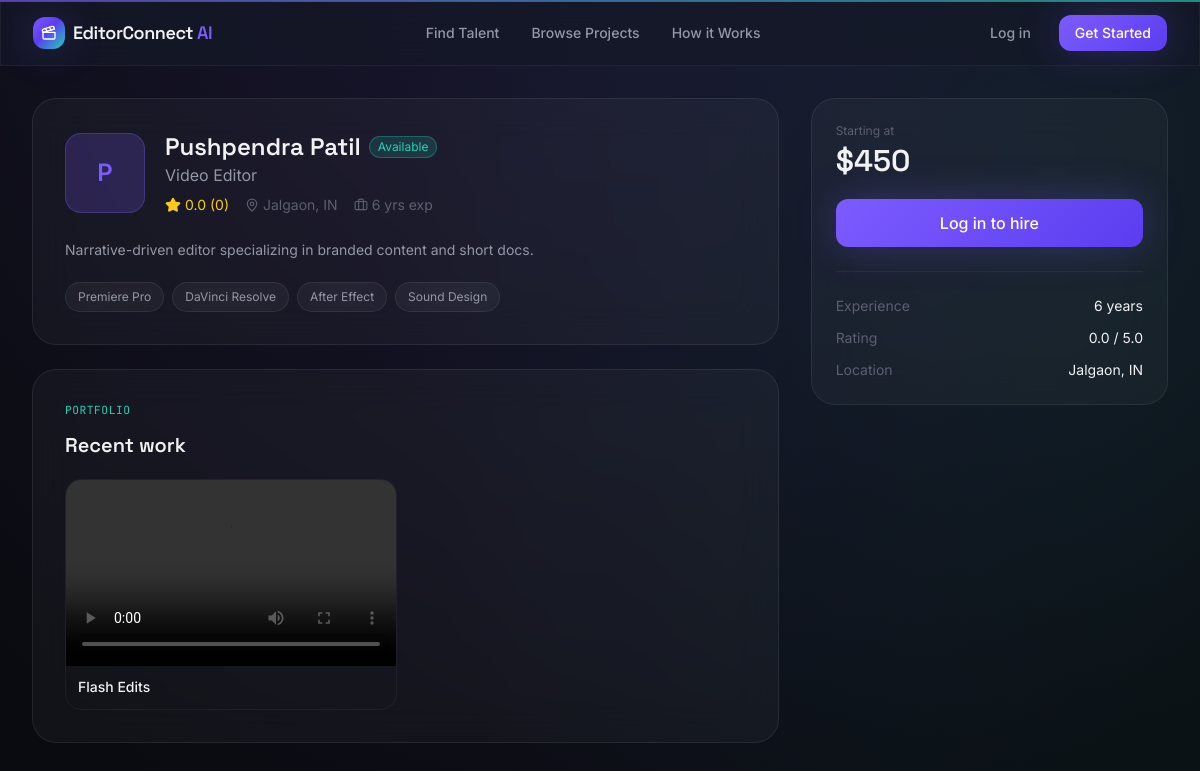
The app's page /professional/7 with its own data.
### models/professional.py (models this page shows, shortened)
class Professional(db.Model):
    __tablename__ = "professionals"
    id = db.Column(db.Integer, primary_key=True)
    user_id = db.Column(db.Integer, db.ForeignKey("users.id"), nullable=False, unique=True)
    name = db.Column(db.String(120), nullable=False)
    profession = db.Column(db.String(80), nullable=False, index=True)
    city = db.Column(db.String(100), index=True)
    experience = db.Column(db.Integer, default=0)  # years
    price = db.Column(db.Float, default=0.0)  # starting price
    rating = db.Column(db.Float, default=0.0)
    rating_count = db.Column(db.Integer, default=0)
    bio = db.Column(db.Text)
    skills = db.Column(db.String(500))  # comma-separated
    profile_image = db.Column(db.String(255), default="default-avatar.png")
    email = db.Column(db.String(150))
    phone = db.Column(db.String(30))
    is_available = db.Column(db.Boolean, default=True)
    is_approved = db.Column(db.Boolean, default=False)  # admin approval
    is_featured = db.Column(db.Boolean, default=False)
    created_at = db.Column(db.DateTime, default=lambda: datetime.now(timezone.utc))
    portfolio_items = db.relationship(
        "PortfolioItem", backref="professional", lazy="dynamic", cascade="all, delete-orphan"
    )
    applications = db.relationship(
        "Application", backref="professional", lazy="dynamic", cascade="all, delete-orphan"
    )
    hires = db.relationship(
        "Hire", backref="professional", lazy="dynamic", cascade="all, delete-orphan"
    )
    def skills_list(self):
        if not self.skills:
            return []
        return [s.strip() for s in self.skills.split(",") if s.strip()]

class PortfolioItem(db.Model):
    __tablename__ = "portfolio_items"
    id = db.Column(db.Integer, primary_key=True)
    professional_id = db.Column(db.Integer, db.ForeignKey("professionals.id"), nullable=False)
    title = db.Column(db.String(150))
    description = db.Column(db.Text)
    media_type = db.Column(db.String(10), default="image")  # 'image' or 'video'
    file_path = db.Column(db.String(255), nullable=False)
    created_at = db.Column(db.DateTime, default=lambda: datetime.now(timezone.utc))

### routes/main.py (the view, shortened to what this page needs)
@main_bp.route("/professional/<int:professional_id>")
def professional_profile(professional_id):
    professional = Professional.query.get_or_404(professional_id)
    portfolio_items = professional.portfolio_items.order_by(PortfolioItem.created_at.desc()).all()
    already_hired = False
    return render_template(
        "professional_profile.html",
        professional=professional,
        portfolio_items=portfolio_items,
        already_hired=already_hired,
    )

### templates/professional_profile.html (shortened to what this page needs)
{% extends "base.html" %}
{% block content %}
<div class="grid lg:grid-cols-3 gap-8">
  <div class="lg:col-span-2">
    <div class="glass rounded-3xl p-6 md:p-8 mb-6">
      <div class="flex flex-col sm:flex-row sm:items-center gap-5">
        <div class="w-20 h-20 rounded-2xl bg-violet-glow/20 border border-violet-glow/30 flex items-center justify-center text-2xl font-semibold text-violet-glow flex-shrink-0">
          {{ professional.name[0]|upper }}
        </div>
        <div class="flex-1">
          <div class="flex items-center gap-2 flex-wrap">
            <h1 class="font-display text-2xl font-semibold">{{ professional.name }}</h1>
            {% if professional.is_available %}
            <span class="text-xs px-2 py-0.5 rounded-full bg-teal-glow/15 text-teal-glow border border-teal-glow/30">Available</span>
            {% endif %}
          </div>
          <p class="text-ink-muted">{{ professional.profession }}</p>
          <div class="flex items-center gap-4 mt-2 text-sm text-ink-faint">
            <span class="flex items-center gap-1 text-yellow-400"><i data-lucide="star" class="w-4 h-4 fill-current"></i> {{ "%.1f"|format(professional.rating) }} ({{ professional.rating_count }})</span>
            {% if professional.city %}<span class="flex items-center gap-1"><i data-lucide="map-pin" class="w-3.5 h-3.5"></i> {{ professional.city }}</span>{% endif %}
            <span class="flex items-center gap-1"><i data-lucide="briefcase" class="w-3.5 h-3.5"></i> {{ professional.experience }} yrs exp</span>
          </div>
        </div>
      </div>
      {% if professional.bio %}
      <p class="text-sm text-ink-muted leading-relaxed mt-6">{{ professional.bio }}</p>
      {% endif %}
      {% if professional.skills_list() %}
      <div class="flex flex-wrap gap-2 mt-5">
        {% for skill in professional.skills_list() %}
        <span class="text-xs px-3 py-1.5 rounded-full glass text-ink-muted">{{ skill }}</span>
        {% endfor %}
      </div>
      {% endif %}
    </div>
    <div class="glass rounded-3xl p-6 md:p-8">
      <p class="timecode mb-3">PORTFOLIO</p>
      <h2 class="font-display text-xl font-semibold mb-5">Recent work</h2>
      {% if portfolio_items %}
      <div class="grid sm:grid-cols-2 gap-4">
        {% for item in portfolio_items %}
        <div class="rounded-2xl overflow-hidden border border-white/5 card-hover">
          {% if item.media_type == 'image' %}
          <img src="{{ url_for('static', filename='uploads/portfolio/' + item.file_path) }}" class="w-full aspect-video object-cover">
          {% else %}
          <video src="{{ url_for('static', filename='uploads/portfolio/' + item.file_path) }}" class="w-full aspect-video object-cover" controls></video>
          {% endif %}
          {% if item.title %}
          <div class="p-3">
            <p class="text-sm font-medium">{{ item.title }}</p>
          </div>
          {% endif %}
        </div>
        {% endfor %}
      </div>
      {% else %}
      <div class="text-center py-12">
        <i data-lucide="image-off" class="w-8 h-8 text-ink-faint mx-auto mb-3"></i>
        <p class="text-sm text-ink-faint">No portfolio items yet.</p>
      </div>
      {% endif %}
    </div>
  </div>
  <div class="lg:col-span-1">
    <div class="glass rounded-3xl p-6 sticky top-24">
      <p class="text-xs text-ink-faint mb-1">Starting at</p>
      <p class="font-display text-3xl font-semibold mb-5">${{ "%.0f"|format(professional.price) }}</p>
      {% if current_user.is_authenticated and current_user.is_client %}
        {% if already_hired %}
        <div class="w-full py-3 rounded-xl glass text-center text-sm text-teal-glow font-medium mb-3">
          <i data-lucide="check" class="w-4 h-4 inline"></i> Request sent
        </div>
        {% else %}
        <button onclick="document.getElementById('hire-modal').classList.remove('hidden')"
                class="w-full py-3 rounded-xl btn-gradient text-white font-medium shadow-glow mb-3">
          Hire {{ professional.name.split(' ')[0] }}
        </button>
        {% endif %}
        <a href="{{ url_for('messages.chat', user_id=professional.user_id) }}"
           class="w-full py-3 rounded-xl glass hover:bg-white/10 text-sm font-medium flex items-center justify-center gap-2 transition-colors">
          <i data-lucide="message-circle" class="w-4 h-4"></i> Message
        </a>
      {% elif not current_user.is_authenticated %}
        <a href="{{ url_for('auth.login') }}" class="w-full py-3 rounded-xl btn-gradient text-white font-medium shadow-glow flex items-center justify-center">
          Log in to hire
        </a>
      {% endif %}
      <div class="mt-6 pt-6 border-t border-white/5 space-y-3 text-sm">
        <div class="flex items-center justify-between">
          <span class="text-ink-faint">Experience</span>
          <span>{{ professional.experience }} years</span>
        </div>
        <div class="flex items-center justify-between">
          <span class="text-ink-faint">Rating</span>
          <span>{{ "%.1f"|format(professional.rating) }} / 5.0</span>
        </div>
        <div class="flex items-center justify-between">
          <span class="text-ink-faint">Location</span>
          <span>{{ professional.city or "Remote" }}</span>
        </div>
      </div>
    </div>
  </div>
</div>
{% endblock %}

### static/css/style.css (style rules this page uses)
body { background-image: radial-gradient(ellipse 80% 50% at 50% -10%, rgba(124,92,255,0.15), transparent), radial-gradient(ellipse 60% 40% at 90% 10%, rgba(34,211,184,0.08), transparent); background-attachment: fixed; }
.glass { background: rgba(255,255,255,0.035); backdrop-filter: blur(20px); -webkit-backdrop-filter: blur(20px); border: 1px solid rgba(255,255,255,0.08); }
.card-hover { transition: transform 0.25s ease, box-shadow 0.25s ease, border-color 0.25s ease; }
.btn-gradient { background-image: linear-gradient(135deg, #7C5CFF 0%, #5B3DF0 100%); transition: filter 0.2s ease, transform 0.2s ease; }
.timecode { font-family: 'JetBrains Mono', monospace; letter-spacing: 0.05em; color: #22D3B8; font-size: 0.7rem; }
a, button { outline-color: #7C5CFF; }

### records on screen
Professional: name "P", name "Pushpendra Patil", profession "Video Editor", rating "0.0", rating_count "0", city "Jalgaon, IN", experience "6", bio "Narrative-driven editor specializing in branded content and short docs.", price "450"
PortfolioItem: title "Flash Edits"

### other values on screen
{{ skill }} "Premiere Pro" "DaVinci Resolve" "After Effect" "Sound Design"
